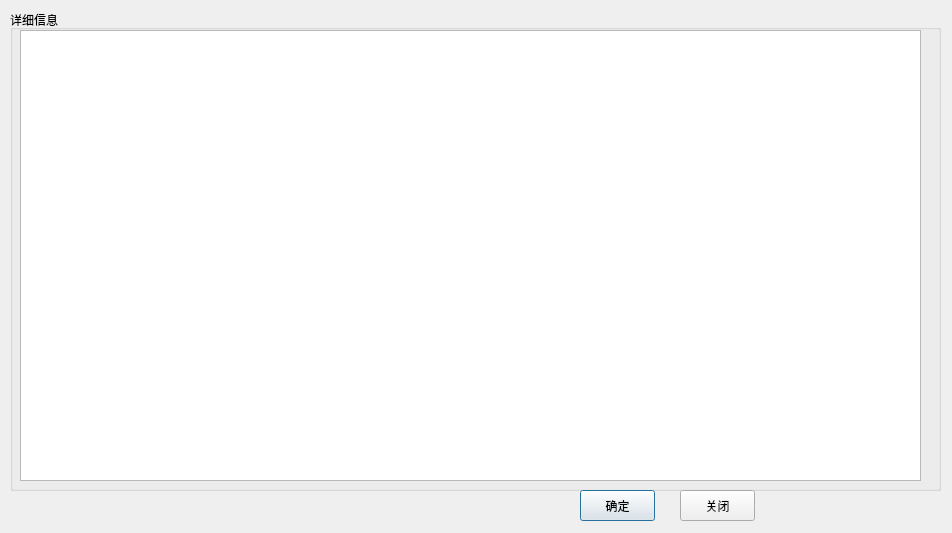
<?xml version="1.0" encoding="UTF-8"?>
<ui version="4.0">
 <class>allwindow</class>
 <widget class="QDialog" name="allwindow">
  <property name="geometry">
   <rect>
    <x>0</x>
    <y>0</y>
    <width>952</width>
    <height>533</height>
   </rect>
  </property>
  <property name="windowTitle">
   <string>设备详细信息</string>
  </property>
  <widget class="QGroupBox" name="groupBox">
   <property name="geometry">
    <rect>
     <x>10</x>
     <y>10</y>
     <width>931</width>
     <height>481</height>
    </rect>
   </property>
   <property name="title">
    <string>详细信息</string>
   </property>
   <widget class="QTableWidget" name="tableWidget">
    <property name="geometry">
     <rect>
      <x>10</x>
      <y>20</y>
      <width>901</width>
      <height>451</height>
     </rect>
    </property>
   </widget>
  </widget>
  <widget class="QPushButton" name="ok">
   <property name="geometry">
    <rect>
     <x>580</x>
     <y>490</y>
     <width>75</width>
     <height>31</height>
    </rect>
   </property>
   <property name="text">
    <string>确定</string>
   </property>
  </widget>
  <widget class="QPushButton" name="exit">
   <property name="geometry">
    <rect>
     <x>680</x>
     <y>490</y>
     <width>75</width>
     <height>31</height>
    </rect>
   </property>
   <property name="text">
    <string>关闭</string>
   </property>
  </widget>
 </widget>
 <resources/>
 <connections/>
</ui>
